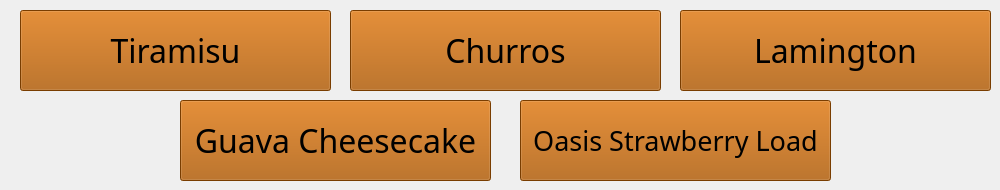
      <widget class="QWidget" name="CoffeeMain_3">
       <widget class="QPushButton" name="pushButton_dessertTo5">
        <property name="geometry">
         <rect>
          <x>520</x>
          <y>100</y>
          <width>311</width>
          <height>81</height>
         </rect>
        </property>
        <property name="font">
         <font>
          <family>Bernard MT Condensed</family>
          <pointsize>20</pointsize>
         </font>
        </property>
        <property name="styleSheet">
         <string notr="true">background-color: rgb(170, 85, 0);</string>
        </property>
        <property name="text">
         <string>Oasis Strawberry Load</string>
        </property>
       </widget>
       <widget class="QPushButton" name="pushButton_dessertTo1">
        <property name="geometry">
         <rect>
          <x>20</x>
          <y>10</y>
          <width>311</width>
          <height>81</height>
         </rect>
        </property>
        <property name="font">
         <font>
          <family>Bernard MT Condensed</family>
          <pointsize>24</pointsize>
         </font>
        </property>
        <property name="styleSheet">
         <string notr="true">background-color: rgb(170, 85, 0);</string>
        </property>
        <property name="text">
         <string>Tiramisu</string>
        </property>
       </widget>
       <widget class="QPushButton" name="pushButton_dessertTo4">
        <property name="geometry">
         <rect>
          <x>180</x>
          <y>100</y>
          <width>311</width>
          <height>81</height>
         </rect>
        </property>
        <property name="font">
         <font>
          <family>Bernard MT Condensed</family>
          <pointsize>24</pointsize>
         </font>
        </property>
        <property name="styleSheet">
         <string notr="true">background-color: rgb(170, 85, 0);</string>
        </property>
        <property name="text">
         <string>Guava Cheesecake</string>
        </property>
       </widget>
       <widget class="QPushButton" name="pushButton_dessertTo3">
        <property name="geometry">
         <rect>
          <x>680</x>
          <y>10</y>
          <width>311</width>
          <height>81</height>
         </rect>
        </property>
        <property name="font">
         <font>
          <family>Bernard MT Condensed</family>
          <pointsize>24</pointsize>
         </font>
        </property>
        <property name="styleSheet">
         <string notr="true">background-color: rgb(170, 85, 0);</string>
        </property>
        <property name="text">
         <string>Lamington</string>
        </property>
       </widget>
       <widget class="QPushButton" name="pushButton_dessertTo2">
        <property name="geometry">
         <rect>
          <x>350</x>
          <y>10</y>
          <width>311</width>
          <height>81</height>
         </rect>
        </property>
        <property name="font">
         <font>
          <family>Bernard MT Condensed</family>
          <pointsize>24</pointsize>
         </font>
        </property>
        <property name="styleSheet">
         <string notr="true">background-color: rgb(170, 85, 0);</string>
        </property>
        <property name="text">
         <string>Churros</string>
        </property>
       </widget>
      </widget>
